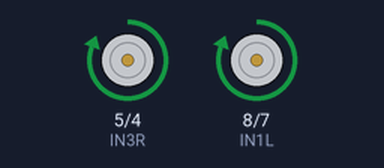
A sketch run on a simulated Arduino Uno, built with avr-gcc and run on an emulated ATmega328P. Shown: motor-driver pin pairs drawn as motors (green arrow = first pin HIGH = forward, orange = second pin HIGH = backward, longer = more drive, scaled by the enable pin). What the sketch prints to the serial monitor is not drawn.

Above: at 0.1 s.
Timing chart, 0 to 1.6 s (numbered marks = the images above):
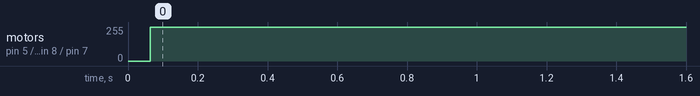

Measured:
- by itself, motor on pin 5 (IN3R) / pin 4 (IN4R), motor on pin 8 (IN1L) / pin 7 (IN2L): stopped → forward 255/255 at 0.06 s

The sketch:

l298_pwm_test.ino
```cpp
// Define L298N connections for the Left Side Motors (Motor A)
const int ENAL = 9;  // Enable Pin for Left Motors (PWM)
const int IN1L = 8;  // Input 1 for Left Motors
const int IN2L = 7;  // Input 2 for Left Motors

// Define L298N connections for the Right Side Motors (Motor B)
const int ENAR = 10; // Enable Pin for Right Motors (PWM)
const int IN3R = 5;  // Input 3 for Right Motors
const int IN4R = 4;  // Input 4 for Right Motors

// Delay settings
const int sweepDelay = 200; // Delay between PWM steps (in milliseconds)
const int stopDelay = 1000; // Delay when motors are stopped (in milliseconds)

void setup() {
  // Set all control pins as OUTPUT
  pinMode(ENAL, OUTPUT);
  pinMode(IN1L, OUTPUT);
  pinMode(IN2L, OUTPUT);

  pinMode(ENAR, OUTPUT);
  pinMode(IN3R, OUTPUT);
  pinMode(IN4R, OUTPUT);

  // Initialize all motors to stop
  digitalWrite(IN1L, LOW);
  digitalWrite(IN2L, LOW);
  analogWrite(ENAL, 0); // PWM 0 to stop

  digitalWrite(IN3R, LOW);
  digitalWrite(IN4R, LOW);
  analogWrite(ENAR, 0); // PWM 0 to stop

  Serial.begin(9600); // Start serial communication for debugging
  Serial.println("L298N Motor Driver Test Started.");
  Serial.println("Ensure motors are free to spin or robot is safely elevated.");
}

void loop() {
  // --- Test Left Motors (Forward) ---
  Serial.println("\nTesting Left Motors: FORWARD");
  digitalWrite(IN3R, HIGH); // Set direction forward
  digitalWrite(IN4R, LOW);
  analogWrite(ENAR, 255);

  digitalWrite(IN1L, HIGH); // Set direction forward
  digitalWrite(IN2L, LOW);
  analogWrite(ENAL, 255);

  // for (int pwmValue = 60; pwmValue <= 255; pwmValue += 5) { // Sweep PWM from 0 to 255
  //   analogWrite(ENAL, pwmValue); // Apply PWM
  //   Serial.print("Left Forward PWM: ");
  //   Serial.println(pwmValue);
  //   delay(sweepDelay);
  // }
  // delay(stopDelay); // Wait at full speed

  // // Stop Left Motors
  // Serial.println("Stopping Left Motors.");
  // analogWrite(ENAL, 0); // Set PWM to 0
  // delay(stopDelay);

  // // --- Test Left Motors (Backward) ---
  // Serial.println("Testing Left Motors: BACKWARD");
  // digitalWrite(IN1L, LOW); // Set direction backward
  // digitalWrite(IN2L, HIGH);

  // for (int pwmValue = 0; pwmValue <= 255; pwmValue += 5) { // Sweep PWM from 0 to 255
  //   analogWrite(ENAL, pwmValue); // Apply PWM
  //   Serial.print("Left Backward PWM: ");
  //   Serial.println(pwmValue);
  //   delay(sweepDelay);
  // }
  // delay(stopDelay); // Wait at full speed

  // // Stop Left Motors
  // Serial.println("Stopping Left Motors.");
  // digitalWrite(IN1L, LOW); // Reset direction pins to LOW for a clean stop
  // digitalWrite(IN2L, LOW);
  // analogWrite(ENAL, 0);
  // delay(stopDelay * 2); // Longer stop before next motor

  // // --- Test Right Motors (Forward) ---
  // Serial.println("Testing Right Motors: FORWARD");
  // digitalWrite(IN3R, HIGH); // Set direction forward
  // digitalWrite(IN4R, LOW);

  // for (int pwmValue = 0; pwmValue <= 255; pwmValue += 5) { // Sweep PWM from 0 to 255
  //   analogWrite(ENAR, pwmValue); // Apply PWM
  //   Serial.print("Right Forward PWM: ");
  //   Serial.println(pwmValue);
  //   delay(sweepDelay);
  // }
  // delay(stopDelay); // Wait at full speed

  // // Stop Right Motors
  // Serial.println("Stopping Right Motors.");
  // analogWrite(ENAR, 0);
  // delay(stopDelay);

  // // --- Test Right Motors (Backward) ---
  // Serial.println("Testing Right Motors: BACKWARD");
  // digitalWrite(IN3R, LOW); // Set direction backward
  // digitalWrite(IN4R, HIGH);

  // for (int pwmValue = 0; pwmValue <= 255; pwmValue += 5) { // Sweep PWM from 0 to 255
  //   analogWrite(ENAR, pwmValue); // Apply PWM
  //   Serial.print("Right Backward PWM: ");
  //   Serial.println(pwmValue);
  //   delay(sweepDelay);
  // }
  // delay(stopDelay); // Wait at full speed

  // // Stop Right Motors
  // Serial.println("Stopping Right Motors.");
  // digitalWrite(IN3R, LOW); // Reset direction pins to LOW for a clean stop
  // digitalWrite(IN4R, LOW);
  // analogWrite(ENAR, 0);
  // delay(stopDelay * 3); // Longer stop before repeating the whole sequence
}
```
